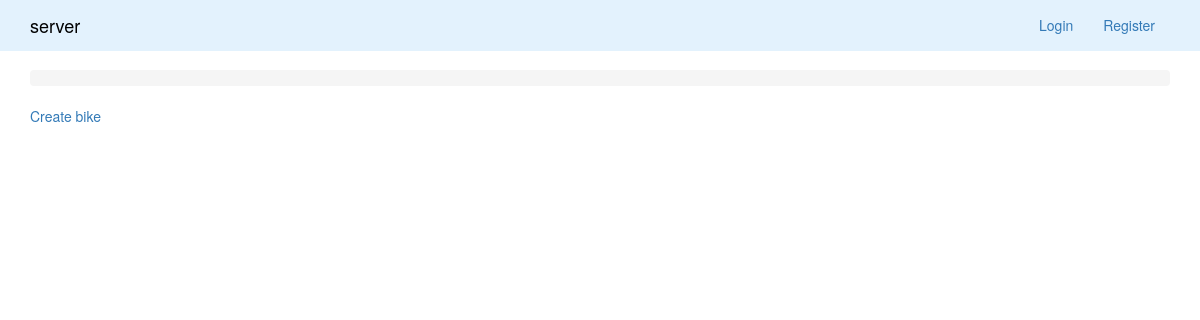
The app's page /bike/, older data.
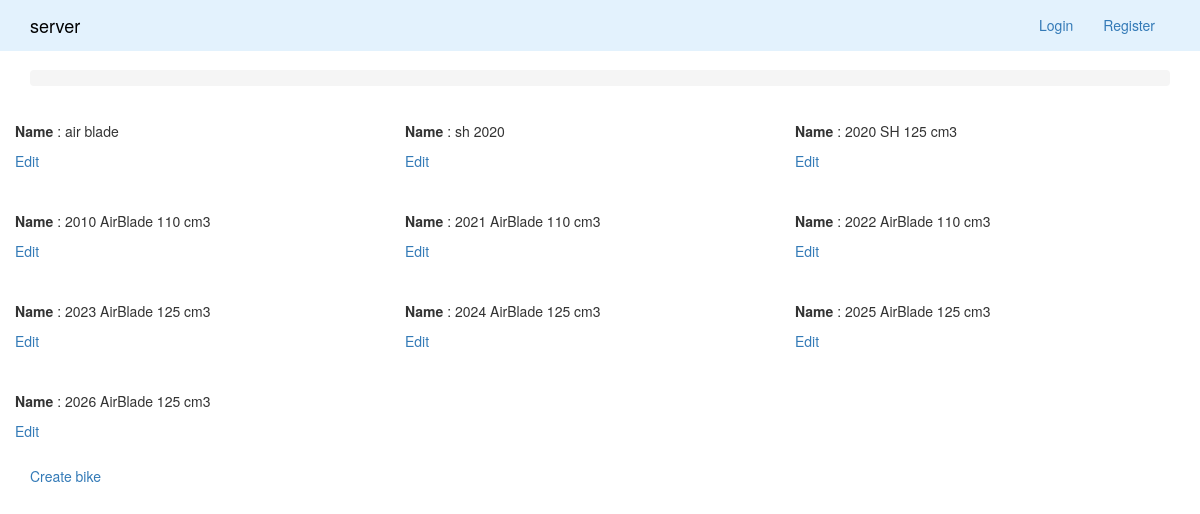
The same page, newer data.
### firmware/models/Bike.py (models this page shows)
class Bike(models.Model):
    name = models.CharField(max_length=200, unique=True)

### firmware/views/BikeView.py (the view)
# urls.py: url(r'^bike/$', BikeView.as_view(), name='bike'),
class BikeView(View):
    template_name = 'firmware/bike.html'
    def get_bikes(self):
        bikes = Bike.objects.all()
        return bikes
    def get_items(self, bikes):
        items = []
        for bike in bikes:
            item = {
                'id': bike.id,
                'name': bike.name,
            }
            items.append(item)
        return items
    def get(self, request):
        bikes = self.get_bikes()
        items = self.get_items(bikes)
        context = {
            'items': items,
        }
        return TemplateResponse(request, self.template_name, context)

### firmware/context_processors.py (called while the page is built)
def is_moderator(request):
    return request.user.groups.filter(name='moderator').exists()

def user(request):
    return {
        'user': request.user,
        'moderator': is_moderator(request)
    }

### templates/firmware/bike.html (shortened to what this page needs)
{% extends 'includes/layout.html' %}
{% load index %}
{% load static %}
{% load humanize %}
{% load mathfilters %}
{% block content %}
    <div class="row">
        {% for item in items %}
            <div class='col-lg-4' style='margin: 15px 0'>
                <div class="row">
                    <p> <strong> Name </strong>: {{item.name}} </p>
                    <p> <a href='{% url 'firmware:bike-edit' item.id %}'> Edit </a> </p>
                </div>
            </div>
        {% endfor %}
    </div>
    {% if not create_bike_form and not bike %}
        <a href="{% url 'firmware:create-bike' %}" class='button'> Create bike</a>
    {% endif %}
{% endblock %}

Row changes from the older to the newer data that the page shows:
added Bike: name "air blade"
added Bike: name "sh 2020"
added Bike: name "2020 SH 125 cm3"
added Bike: name "2010 AirBlade 110 cm3"
added Bike: name "2021 AirBlade 110 cm3"
added Bike: name "2022 AirBlade 110 cm3"
added Bike: name "2023 AirBlade 125 cm3"
added Bike: name "2024 AirBlade 125 cm3"
added Bike: name "2025 AirBlade 125 cm3"
added Bike: name "2026 AirBlade 125 cm3"
Text that changed along with them:
new list line: "Name : Edit"
